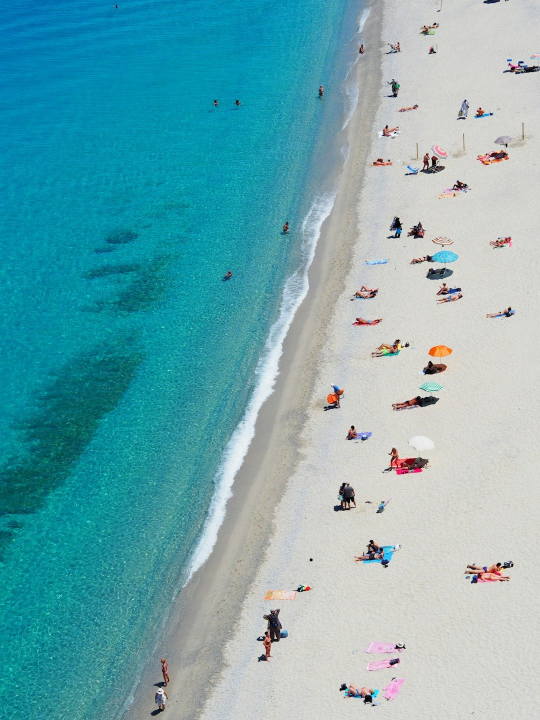
#> input picture data/raw_images/014_beach_beach_unsplash_a6c38f025abd.jpg, 1080 x 1440 px (shown at 1/2 size)
$ python visualize_clusters.py
#> lines starting #> are read from the running program, lines starting #| are printed output that depends on the picture
### config.py
"""
Central configuration for MemoryLens.

Keeping paths and constants in one place makes it easy to reuse them
across modules (embeddings, scene recognition, captioning, clustering, etc.)
without hardcoding strings everywhere.
"""

import os
from pathlib import Path

# ---------------------------------------------------------------------------
# Project root & data folders
# ---------------------------------------------------------------------------
PROJECT_ROOT = Path(__file__).resolve().parent


def _load_env_file(path: Path) -> None:
    """Load KEY=VALUE lines from a .env file into os.environ.

    Real environment variables win over .env values. Quotes around values
    are stripped, blank lines and # comments are ignored. This keeps secrets
    like GROQ_API_KEY out of the codebase without requiring python-dotenv.
    """
    if not path.exists():
        return
    for line in path.read_text().splitlines():
        line = line.strip()
        if not line or line.startswith("#") or "=" not in line:
            continue
        key, value = line.split("=", 1)
        os.environ.setdefault(key.strip(), value.strip().strip("'\""))


_load_env_file(PROJECT_ROOT / ".env")

DATA_DIR = PROJECT_ROOT / "data"
RAW_IMAGES_DIR = DATA_DIR / "raw_images"

MODELS_DIR = PROJECT_ROOT / "models"

# ---------------------------------------------------------------------------
# Pipeline step folders
# ---------------------------------------------------------------------------
EMBEDDINGS_DIR = PROJECT_ROOT / "embeddings"
SCENE_RECOGNITION_DIR = PROJECT_ROOT / "scene_recognition"
CAPTIONING_DIR = PROJECT_ROOT / "captioning"
SIMILARITY_SEARCH_DIR = PROJECT_ROOT / "similarity_search"
EVENT_CLUSTERING_DIR = PROJECT_ROOT / "event_clustering"
TIMELINE_DIR = PROJECT_ROOT / "timeline"
STORY_GENERATION_DIR = PROJECT_ROOT / "story_generation"
EVALUATION_DIR = PROJECT_ROOT / "evaluation"
EVALUATION_RESULTS_DIR = EVALUATION_DIR / "results"

# ---------------------------------------------------------------------------
# Embeddings (CLIP) settings
# ---------------------------------------------------------------------------
CLIP_MODEL_NAME = "openai/clip-vit-base-patch32"
EMBEDDINGS_OUTPUT = EMBEDDINGS_DIR / "embeddings.npy"
EMBEDDINGS_FILENAMES_OUTPUT = EMBEDDINGS_DIR / "image_filenames.json"
CAPTION_EMBEDDINGS_OUTPUT = EMBEDDINGS_DIR / "caption_embeddings.npy"  # cached CLIP text embeddings
EMBEDDING_BATCH_SIZE = 32

# ---------------------------------------------------------------------------
# Scene Recognition (Places365) settings
# ---------------------------------------------------------------------------
PLACES365_WEIGHTS_PATH = MODELS_DIR / "resnet18_places365.pth.tar"
PLACES365_CATEGORIES_PATH = MODELS_DIR / "categories_places365.txt"

PLACES365_WEIGHTS_URL = "http://places2.csail.mit.edu/models_places365/resnet18_places365.pth.tar"
PLACES365_CATEGORIES_URL = "https://raw.githubusercontent.com/CSAILVision/places365/master/categories_places365.txt"

SCENE_PREDICTIONS_OUTPUT = SCENE_RECOGNITION_DIR / "scene_predictions.json"
SCENE_TOP_K = 3  # how many raw Places365 predictions to keep per image

# ---------------------------------------------------------------------------
# Image Captioning (BLIP) settings
# ---------------------------------------------------------------------------
BLIP_MODEL_NAME = "Salesforce/blip-image-captioning-base"
CAPTIONS_OUTPUT = CAPTIONING_DIR / "captions.json"
CAPTION_MAX_NEW_TOKENS = 30

SUPPORTED_IMAGE_EXTENSIONS = {".jpg", ".jpeg", ".png", ".webp", ".bmp"}

# ---------------------------------------------------------------------------
# Similarity Search (FAISS) settings
# ---------------------------------------------------------------------------
FAISS_INDEX_OUTPUT = SIMILARITY_SEARCH_DIR / "faiss_index.bin"
FAISS_INDEX_FILENAMES_OUTPUT = SIMILARITY_SEARCH_DIR / "indexed_filenames.json"
SIMILARITY_SEARCH_TOP_K = 5  # how many nearest neighbors to return per query

# ---------------------------------------------------------------------------
# Event Clustering settings
#
# Agglomerative Clustering (cosine distance) over combined image+caption CLIP
# embeddings - HDBSCAN was tried first but its density-based approach always
# treated the small, visually-diverse event groups as noise next to this
# dataset's much larger, near-duplicate scene photo pools. See
# event_clustering/event_clusterer.py for the full rationale.
# ---------------------------------------------------------------------------
CLUSTERS_OUTPUT = EVENT_CLUSTERING_DIR / "clusters.json"
EVENT_CLUSTERING_ALGORITHM = "agglomerative"  # or "hdbscan" (the spec's original choice)
EVENT_CLUSTERING_DISTANCE_THRESHOLD = 0.3  # cosine distance; lower = more, tighter clusters
EVENT_CLUSTERING_MIN_CLUSTER_SIZE = 3  # smallest group of photos considered its own event

# When True, run_clustering ignores the fixed threshold above and instead
# auto-selects one by maximizing the mean silhouette score over a sweep
# (addresses the "fixed threshold may not generalize" critique).
EVENT_CLUSTERING_AUTO_THRESHOLD = False
EVENT_CLUSTERING_THRESHOLD_SWEEP = [round(0.15 + 0.025 * i, 3) for i in range(17)]  # 0.15 .. 0.55

# ---------------------------------------------------------------------------
# Timeline Reconstruction settings
#
# Priority per image: EXIF capture time > file creation time > (if every
# cluster's timestamp is indistinguishable) cluster-similarity chaining.
# ---------------------------------------------------------------------------
TIMELINE_OUTPUT = TIMELINE_DIR / "timeline.json"
TIMELINE_TIMESTAMP_SPREAD_SECONDS = 300  # below this, timestamps are treated as uninformative
# (5 minutes: catches bulk-downloaded/extracted datasets with no real EXIF,
# while still trusting real photo timestamps that are usually hours/days apart)

# ---------------------------------------------------------------------------
# Story Generation settings (Groq API running a Llama model)
#
# Requires a GROQ_API_KEY environment variable - get one at
# https://console.groq.com/keys. Never hardcode the key in this file.
# ---------------------------------------------------------------------------
GROQ_MODEL_NAME = "llama-3.3-70b-versatile"
STORY_GENERATION_OUTPUT = STORY_GENERATION_DIR / "stories.json"
STORY_CAPTIONS_PER_EVENT = 5  # how many sample captions to feed into the prompt

# Ensure required directories exist
for directory in (
    RAW_IMAGES_DIR, MODELS_DIR, EMBEDDINGS_DIR, SCENE_RECOGNITION_DIR,
    CAPTIONING_DIR, SIMILARITY_SEARCH_DIR, EVENT_CLUSTERING_DIR,
    TIMELINE_DIR, STORY_GENERATION_DIR, EVALUATION_DIR, EVALUATION_RESULTS_DIR,
):
    directory.mkdir(parents=True, exist_ok=True)
#> (reads event_clustering/clusters.json from the repository)

### utils/visualize_clusters.py
"""
Builds one thumbnail-grid image per event cluster, so clustering results can
be checked visually instead of reading clusters.json.

Usage:
    python -m utils.visualize_clusters [--samples-per-cluster 6] [--include-noise]
"""

import argparse
import json
import logging
import sys
from pathlib import Path

from PIL import Image, ImageDraw

sys.path.append(str(Path(__file__).resolve().parent.parent))
from config import RAW_IMAGES_DIR, CLUSTERS_OUTPUT, PROJECT_ROOT  # noqa: E402

logging.basicConfig(level=logging.INFO, format="%(asctime)s - %(levelname)s - %(message)s")
logger = logging.getLogger(__name__)

OUTPUT_DIR = PROJECT_ROOT / "outputs" / "clusters"
THUMB_SIZE = (180, 180)
HEADER_HEIGHT = 36
HEADER_COLOR = (20, 20, 20)
TEXT_COLOR = (255, 255, 255)


def _thumbnail(image_path: Path) -> Image.Image:
    """Return a fixed-size, centered thumbnail."""
    image = Image.open(image_path).convert("RGB")
#> image is the input picture: PIL image 1080x1440 RGB; mean R, G, B 113.8, 170, 176.8
    image.thumbnail(THUMB_SIZE)
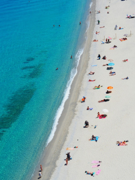
#> image: PIL image 135x180 RGB; mean R, G, B 113.8, 170.1, 176.9
    canvas = Image.new("RGB", THUMB_SIZE, (30, 30, 30))
#> canvas: PIL image 180x180 RGB; every value is 30
    offset = ((THUMB_SIZE[0] - image.width) // 2, (THUMB_SIZE[1] - image.height) // 2)
#> offset = (22, 0)
    canvas.paste(image, offset)
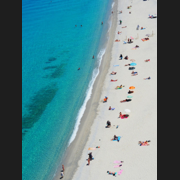
#> canvas: PIL image 180x180 RGB; mean R, G, B 92.9, 135, 140.1
    return canvas


def build_cluster_grid(cluster: dict, samples_per_cluster: int) -> Image.Image:
    """Build a header + row-of-thumbnails image for one cluster."""
    sample_images = cluster["images"][:samples_per_cluster]
    tiles = [_thumbnail(RAW_IMAGES_DIR / name) for name in sample_images]

    grid_width = THUMB_SIZE[0] * len(tiles) if tiles else THUMB_SIZE[0]
    header = Image.new("RGB", (grid_width, HEADER_HEIGHT), HEADER_COLOR)
    ImageDraw.Draw(header).text(
        (8, 8),
        f"Cluster {cluster['cluster_id']}: {cluster['title']} ({cluster['size']} images)",
        fill=TEXT_COLOR,
    )

    combined = Image.new("RGB", (grid_width, HEADER_HEIGHT + THUMB_SIZE[1]), (255, 255, 255))
    combined.paste(header, (0, 0))
    x = 0
    for tile in tiles:
        combined.paste(tile, (x, HEADER_HEIGHT))
        x += tile.width
    return combined


def run(samples_per_cluster: int = 6, include_noise: bool = False) -> None:
    """Save one grid image per cluster (skipping the noise cluster by default)."""
    if not CLUSTERS_OUTPUT.exists():
        logger.error("No clusters found. Run `python -m event_clustering.run_clustering` first.")
        return

    with open(CLUSTERS_OUTPUT) as f:
        clusters = json.load(f)

    OUTPUT_DIR.mkdir(parents=True, exist_ok=True)
    for cluster in clusters:
        if cluster["cluster_id"] == -1 and not include_noise:
            continue
        grid = build_cluster_grid(cluster, samples_per_cluster)
        out_path = OUTPUT_DIR / f"cluster_{cluster['cluster_id']}_{cluster['title']}.jpg"
        grid.save(out_path)
        logger.info("Saved %s", out_path)


if __name__ == "__main__":
    parser = argparse.ArgumentParser()
    parser.add_argument("--samples-per-cluster", type=int, default=6)
    parser.add_argument("--include-noise", action="store_true")
    args = parser.parse_args()
#> (the run stopped early here; a loop or call above may not have finished)
